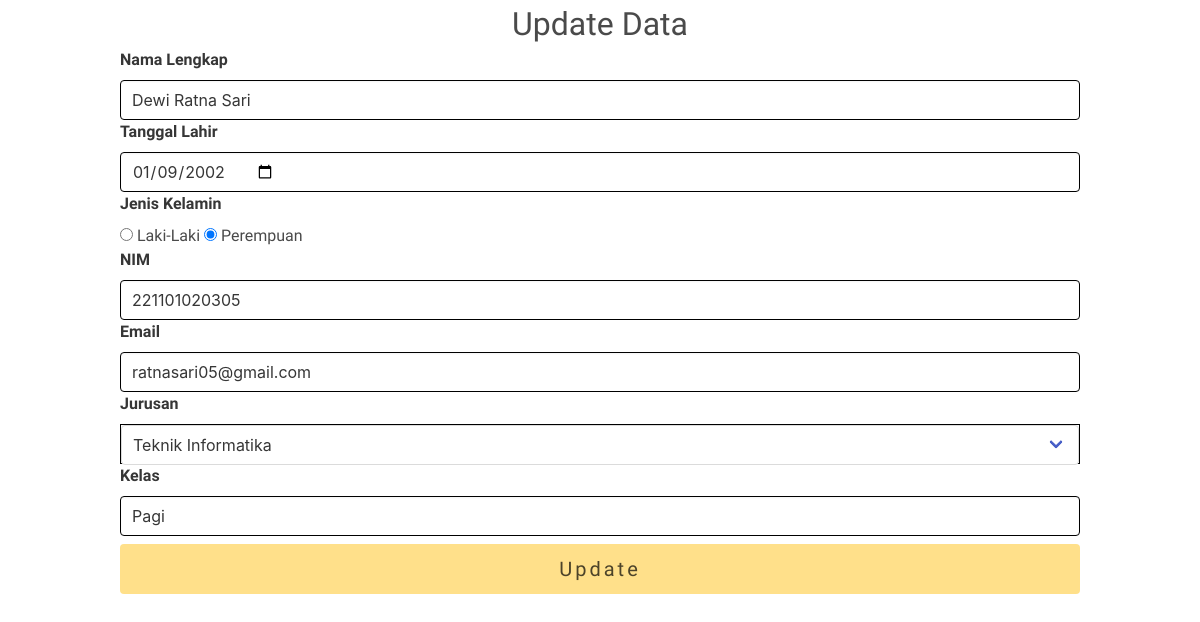
The app's page /update.php?id=2 with its own data.
### tables this page shows
CREATE TABLE `mahasiswa` (
  `id` int NOT NULL,
  `nama_lengkap` varchar(255) NOT NULL,
  `tgl_lahir` date DEFAULT NULL,
  `jenis_kelamin` varchar(255) DEFAULT NULL,
  `nim` char(12) NOT NULL,
  `email` varchar(255) NOT NULL,
  `jurusan` varchar(255) NOT NULL,
  `kelas` varchar(255) NOT NULL
);

### update.php (the view, shortened to what this page needs)
<?php
require 'koneksi.php';
    $id = $_GET['id'];
    $query = mysqli_query($koneksi, "SELECT * FROM mahasiswa WHERE id = '$id'");
    $row = mysqli_fetch_array($query);
?>
<!DOCTYPE html>
<html lang="en">
<head>
  <link rel="stylesheet" href="https://cdnjs.cloudflare.com/ajax/libs/bulma/0.9.3/css/bulma.min.css">
  <link rel="stylesheet" href="style.css">
</head>
<body>
  <div class="container is half">
  <div>
    <h2 class="is-size-3 has-text-centered" id="judulUpdate">Update Data</h2>
  </div>
  <div id="formUpdate">
    <form action="" method="POST">
      <label for="nama_lengkap" class="label">Nama Lengkap</label>
      <input type="text"  class="input is-bordered" name="nama_lengkap"  id="nama_lengkap" value="<?= $row['nama_lengkap']?>">
      <label for="nama_lengkap" class="label is-bordered">Tanggal Lahir</label>
      <input type="date" class="input is-bordered" name="tgl_lahir" id="tgl_lahir" value="<?= $row['tgl_lahir'] ?>">
      <label for="nama_lengkap" class="label">Jenis Kelamin</label>
      <input type="radio" name="jenis_kelamin" value="Laki-Laki" <?php if($row['jenis_kelamin'] == 'Laki-Laki') echo 'checked'; ?>>
      <label for="laki-laki" class="radio">Laki-Laki</label>
      <input type="radio" name="jenis_kelamin" value="Perempuan" <?php if($row['jenis_kelamin'] == 'Perempuan') echo 'checked'; ?>>
      <label for="perempuan" class="radio">Perempuan</label>
      <label for="nim" class="label">NIM</label>
      <input type="text" class="input is-bordered" name="nim" id="nim" value="<?= $row["nim"] ?>">
      <label for="email" class="label">Email</label>
      <input type="email" name="email" class="input is-bordered" id="email" value="<?= $row["email"] ?>">
      <label for="jurusan" class="label">Jurusan</label>
      <div class="select is-fullwidth" id="jurusan">
          <select name="jurusan" id="jurusan">
            <option value="Teknik Informatika">Teknik Informatika</option>
          </select>
         </div>
      <label for="kelas" class="label">Kelas</label>
      <input type="text" name="kelas"  class="input is-bordered" id="kelas" value="<?= $row["kelas"] ?>">
      <button type="submit" class="button is-fullwidth is-hoverable mt-2 is-warning is-size-5 " name="update">Update</button>
    </form>
  </div>
  </div>
</body>
</html>

### style.css (style rules this page uses)
div.select.is-fullwidth#jurusan { border: 1px solid black; }
button.button.is-fullwidth { font-family: "Freeman", sans-serif; font-weight: 400; font-style: normal; letter-spacing: 3px; }
#judulUpdate { font-family: "Freeman", sans-serif; font-weight: 400; font-style: normal; }
#formUpdate { font-family: "Source Sans 3", sans-serif; font-optical-sizing: auto; font-style: normal; }
input.is-bordered { border: 1px solid black; }

### records on screen
mahasiswa: nama_lengkap "Dewi Ratna Sari", tgl_lahir "01/09/2002", jenis_kelamin "☑", nim "221101020305", email "ratnasari05@gmail.com", kelas "Pagi"
